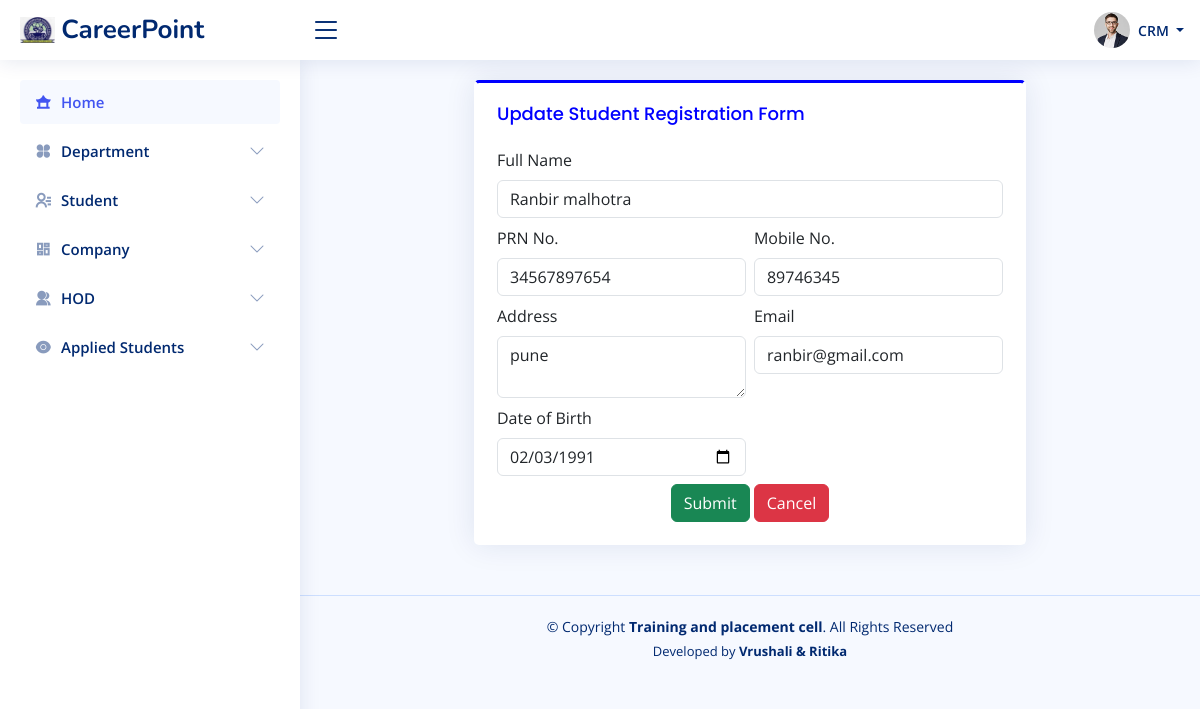
Screenshot of /Admin/update_student.php?sid=3 (signed in) with the database file from the repository.
### tables this page shows
CREATE TABLE `student` (
  `ID` int(11) NOT NULL,
  `image` varchar(20) NOT NULL,
  `Name` varchar(100) NOT NULL,
  `PRN` bigint(20) NOT NULL,
  `Mobile` bigint(20) NOT NULL,
  `Address` varchar(200) NOT NULL,
  `Email` varchar(70) NOT NULL,
  `DEP_ID` int(10) NOT NULL,
  `Gender` varchar(10) NOT NULL,
  `Dob` date NOT NULL
);

### Admin/update_student.php (the view, shortened to what this page needs)
<!DOCTYPE html>
<?php
$con=mysqli_connect("localhost","root","","tpo_db")or die("Database Error....!");
    $student=mysqli_fetch_row(mysqli_query($con,"SELECT * FROM student WHERE ID='".$_GET['sid']."'"))
?>
<html lang="en">
<head>
  <link href="assets/vendor/bootstrap/css/bootstrap.min.css" rel="stylesheet">
  <link href="assets/vendor/bootstrap-icons/bootstrap-icons.css" rel="stylesheet">
  <link href="assets/vendor/boxicons/css/boxicons.min.css" rel="stylesheet">
  <link href="assets/vendor/quill/quill.snow.css" rel="stylesheet">
  <link href="assets/vendor/quill/quill.bubble.css" rel="stylesheet">
  <link href="assets/vendor/remixicon/remixicon.css" rel="stylesheet">
  <link href="assets/vendor/simple-datatables/style.css" rel="stylesheet">
  <link href="assets/css/style.css" rel="stylesheet">
</head>
<body>
  <?php
    include('header.php');
  ?>
  <?php
    include('sidebar.php');
  ?>
  <main id="main" class="main">
    <div class="row">
      <div class="col-sm-2 well"></div>
      <div class="col-sm-8">
        <div class="card" style="border-style: solid; border-color:white;border-top-color: blue;">
            <div class="card-body">
              <h5 class="card-title" style="color: blue;">Update Student Registration Form</h5>
              <form class="row g-2" action="update_student.php?sid=<?php echo $student[0]?>" method="POST" enctype="multipart/form-data">
                <div class="col-md-12">
                  <label for="inputName5" class="form-label">Full Name</label>
                  <input type="text" value="<?php echo $student[2] ?>" class="form-control" id="inputName5" name="name">
                </div>
                <div class="col-md-6">
                  <label for="inputEmail5" class="form-label">PRN No.</label>
                  <input type="number" value="<?php echo $student[3] ?>" class="form-control" name="prn" >
                </div>
                <div class="col-md-6">
                  <label for="inputPassword5" class="form-label">Mobile No.</label>
                  <input type="number" value="<?php echo $student[4] ?>" class="form-control" name="contact" >
                </div>
                <div class="col-6">
                  <label for="inputAddress5" class="form-label">Address</label>
                  <textarea cols="25" rows="2" class="form-control" name="address"><?php echo $student[5] ?></textarea>
                </div>
                <div class="col-6">
                  <label for="inputAddress2" class="form-label">Email</label>
                  <input type="email" class="form-control" value="<?php echo $student[6] ?>"  id="inputEmail5" name="mail">
                </div>
                <div class="col-md-6">
                  <label for="inputName5" class="form-label">Date of Birth</label>
                  <input type="date" class="form-control" value="<?php echo $student[9] ?>" id="inputName5" name="dob">
                </div>
                <div class="text-center">
                  <button type="submit" class="btn btn-success" name="save">Submit</button>
                  <button type="reset" class="btn btn-danger" name="cancel">Cancel</button>
                </div>
              </form>
            </div>
          </div>
      </div>
    </div>
  </main>
  <?php
  include('footer.php');
  ?>
</body>
</html>

### Admin/assets/css/style.css (style rules this page uses)
:root { scroll-behavior: smooth; }
body { font-family: "Open Sans", sans-serif; background: #f6f9ff; color: #444444; }
h1, h2, h3, h4, h5, h6 { font-family: "Nunito", sans-serif; }
#main { margin-top: 60px; padding: 20px 30px; transition: all 0.3s; }
.card { margin-bottom: 30px; border: none; border-radius: 5px; box-shadow: 0px 0 30px rgba(1, 41, 112, 0.1); }
.card-title { padding: 20px 0 15px 0; font-size: 18px; font-weight: 500; color: #012970; font-family: "Poppins", sans-serif; }
.card-body { padding: 0 20px 20px 20px; }
@media (min-width: 1200px) { #main, #footer { margin-left: 300px; } }

### rows the page displays
student: name "Ranbir malhotra", prn "34567897654", contact "89746345", address "pune", mail "ranbir@gmail.com", dob "02/03/1991"
